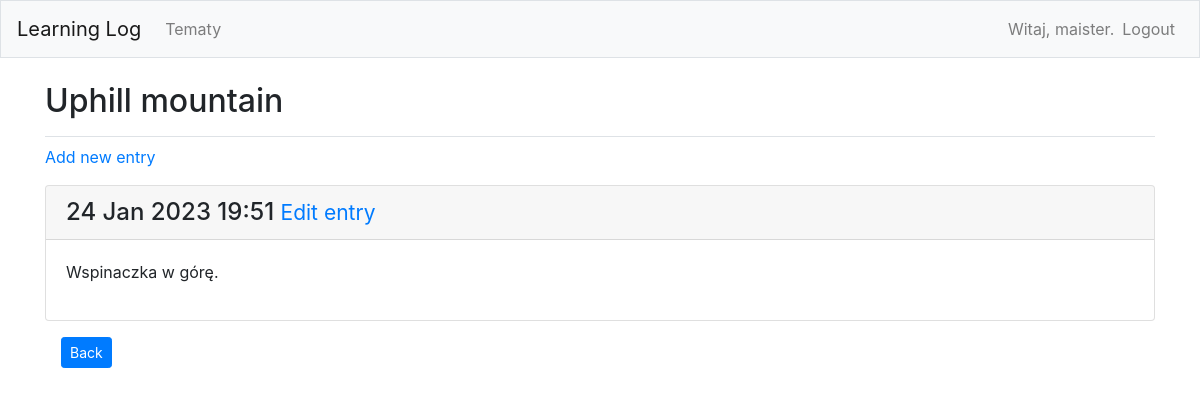
/topic/2/ (signed in), run on the app's committed database.
### learning_logs/models.py (models this page shows, shortened)
class Topic(models.Model):
    text = models.CharField(max_length=200)
    date_added = models.DateTimeField(auto_now_add=True)
    owner = models.ForeignKey(User, on_delete=models.CASCADE)
    def __str__(self) -> str:
        return self.text

class Entry(models.Model):
    topic = models.ForeignKey(Topic, on_delete=models.CASCADE)
    text = models.TextField()
    date_added = models.DateTimeField(auto_now_add=True)
    class Meta:
        verbose_name_plural = 'entries'

### learning_logs/views.py (the view)
# urls.py: path('topic/<int:topic_id>/', views.topic, name='topic'),
@login_required
def topic(request, topic_id):
    topic = Topic.objects.get(id=topic_id)
    check_topic_owner(request, topic)
    entries = topic.entry_set.order_by('-date_added')
    context = {
        'topic': topic,
        'entries': entries,
    }
    return render(request, 'learning_logs/topic.html', context)

### learning_logs/views.py (called while the page is built)
def check_topic_owner(request, topic):
    if topic.owner != request.user:
        raise Http404

### learning_logs/templates/learning_logs/topic.html
{% extends "learning_logs/base.html" %}
{% block page_header %}
    <h2>{{ topic }}</h2>
{% endblock page_header %}
{% block content %}
    <p><a href="{% url 'learning_logs:new_entry' topic.id %}">Add new entry</a></p>
        {% for entry in entries %}
        <div class="card mb-3">
            <h4 class="card-header">
                {{ entry.date_added|date:'d M Y H:i' }}
                <small><a href="{% url 'learning_logs:edit_entry' entry.id %}">Edit entry</a></small>
            </h4>
            <div class="card-body">
                {{ entry.text|linebreaks }}
            </div>
        </div>
            {% empty %}
                Not added entry yet.
            {% endfor %}
    <div class="d-grid mb-3 ml-3 mt-3">
        <a class="btn btn-primary btn-sm" data-bs-toggle="button" role="button" href="{% url 'learning_logs:topics' %}">Back</a>
    </div>
{% endblock content %}

### learning_logs/templates/learning_logs/base.html (shortened to what this page needs)
{% load bootstrap4 %}
<!doctype html>
<html lang="pl">
    <head>
        {% bootstrap_css %}
    </head>
    <body>
        <nav class="navbar navbar-expand-md navbar-light bg-light mb-4 border">
            <a class="navbar-brand" href="{% url 'learning_logs:index' %}">Learning Log</a>
            <div class="collapse navbar-collapse" id="navbarCollapse">
                <ul class="navbar-nav mr-auto">
                    <li class"nav-item">
                        <a class="nav-link" href="{% url 'learning_logs:topics' %}">
                            Tematy
                        </a>
                    </li>
                </ul>
                <ul class="navbar-nav ml-auto">
                    {% if user.is_authenticated %}
                        <li class="nav-item">
                            <span class="navbar-text">Witaj, {{ user.username }}.</span>
                        </li>
                        <li class="nav-item">
                            <a class="nav-link" href="{% url 'users:logout' %}">Logout</a>
                        </li>
                    {% endif %}
                </ul>
            </div>
        </nav>
        <main role="main" class="container">
            <div class="pb-2 mb-2 border-bottom">
                {% block page_header %}{% endblock page_header %}
            </div>
            <div>
                {% block content %}{% endblock content %}
            </div>
        </main>
    </body>
</html>

### data on the page
Topic: text "Uphill mountain"
Entry: date_added "24 Jan 2023 19:51", text "Wspinaczka w górę."

### other printed values
{{ user.username }} "maister"
